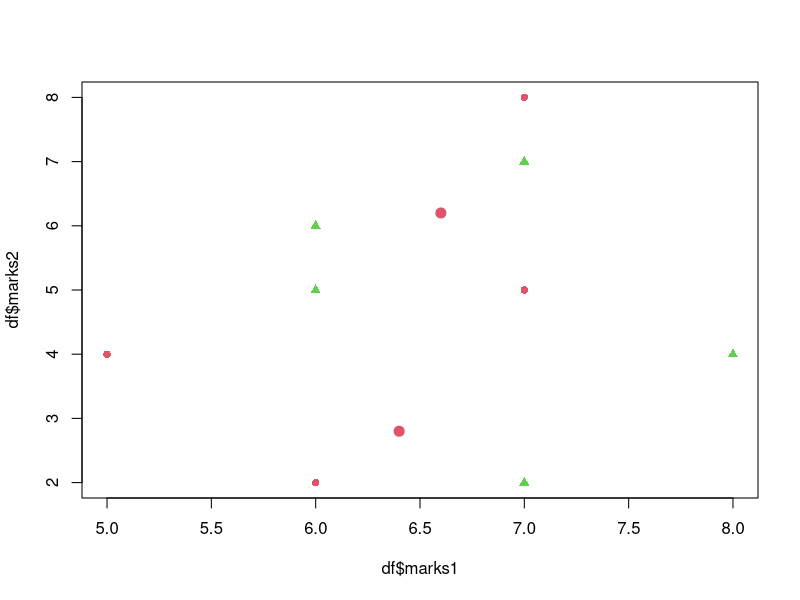

The R script that drew this image:
marks1=ceiling(rnorm(10,6,2))
marks2=ceiling(rnorm(10,5,2))
df=data.frame(marks1,marks2)
head(df)
km=kmeans(df,centers = 2)
km$cluster
df2=cbind(df,cluster=km$cluster)
df2[order(df2$cluster),]
plot(df$marks1,df$marks2,col=2:3,pch=c(16,17))
km$centers
points(km$centers,pch=20,cex=2,col=km$cluster)